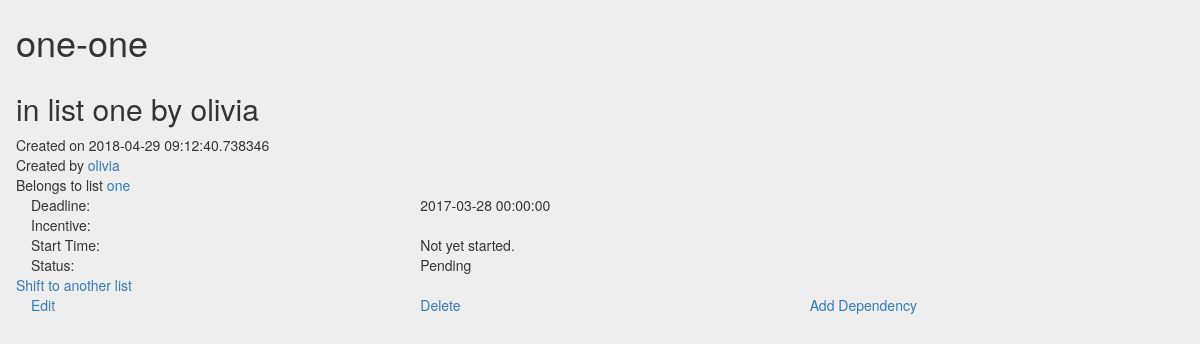
Screenshot of /olivia/list/3/task/1 (signed in) with the database file from the repository.
### models.py (models this page shows, shortened)
class Task(db.Model):
    __tablename__ = 'task-table'
    id = db.Column('task_id', db.Integer, primary_key=True, autoincrement=True)
    create_time = db.Column('create_time', db.DateTime,
                            default=datetime.utcnow)
    start_time = db.Column('start_time', db.DateTime)
    end_time = db.Column('end_time', db.DateTime)
    deadline = db.Column('deadline', db.DateTime, nullable=False)
    user_id = db.Column('user_id', db.Integer, db.ForeignKey(
        'user', ondelete='CASCADE'), nullable=False)
    name = db.Column('name', db.String(100), nullable=False)
    description = db.Column('description', db.String(200))
    status = db.Column('status', db.Enum(
        *['Pending', 'Ongoing', 'Completed']), nullable=False, default='Pending')
    priority = db.Column('priority', db.Boolean, nullable=False, default=False)
    relpriority =  db.Column('relpriority', db.Integer)
    incentive = db.Column('incentive', db.String(200))
    consequences = db.Column('consequences', db.String(200))
    list_id = db.Column('list_id', db.Integer, db.ForeignKey('list.list_id', ondelete='CASCADE'), nullable=False)
    dependent = db.relationship(
    'Task', secondary=dependent_tasks,
    primaryjoin=(dependent_tasks.c.task_id == id),
    secondaryjoin=(dependent_tasks.c.dependent_id == id),
    backref=db.backref('dependent_tasks', lazy='dynamic'), lazy='dynamic')

class User(UserMixin, db.Model):
    id = db.Column('user_id', db.Integer, primary_key=True, autoincrement=True)
    username = db.Column('username', db.String(64), unique=True, nullable=False)
    name = db.Column('name', db.String(120), unique=False, nullable=False)
    dob = db.Column('date_of_birth', db.DateTime, nullable=False)
    email = db.Column('email', db.String(64), nullable=False, unique=True)
    registration_time = db.Column('registration_time',db.DateTime, default=datetime.utcnow)
    password_hash = db.Column('password_hash',db.String(80), nullable=False)
    remember_me = db.Column('remember_me', db.Boolean, unique=False, default=False)
    profile_picture_filename = db.Column('profile_picture_filename', db.String(64))
    profile_picture_url = db.Column('profile_picture_url', db.String(64))
    followed = db.relationship(
    'User', secondary=followers,
    primaryjoin=(followers.c.follower_id == id),
    secondaryjoin=(followers.c.followed_id == id),
    backref=db.backref('followers', lazy='dynamic'), lazy='dynamic')
    tasks = db.relationship(
        'Task',
        backref=db.backref('user', lazy='joined'),
        cascade="all, delete-orphan",
        passive_deletes=True
    )
    lists = db.relationship(
        'List',
        backref=db.backref('user', lazy='joined'),
        cascade="all, delete-orphan",
        passive_deletes=True
    )
    comments = db.relationship(
        'Comment',
        backref= db.backref('user', lazy='joined'),
        cascade="all, delete-orphan",
        passive_deletes=True
    )
    notif = db.relationship(
        'Notif',
        backref= db.backref('user', lazy='joined'),
        cascade="all, delete-orphan",
        passive_deletes=True
    )

class List(db.Model):
    id = db.Column('list_id', db.Integer, primary_key=True, autoincrement=True)
    create_time = db.Column('create_time', db.DateTime, default=datetime.utcnow)
    user_id = db.Column('user_id', db.Integer, db.ForeignKey('user', ondelete='CASCADE'), nullable=False)
    name = db.Column('name', db.String(100), nullable=False)
    description = db.Column('description', db.String(200))
    tasks = db.relationship(
            'Task',
            backref= db.backref('list', lazy='joined'),
            cascade="all, delete-orphan",
            passive_deletes=True
        )
    comments = db.relationship(
            'Comment',
            backref= db.backref('list', lazy='joined'),
            cascade="all, delete-orphan",
            passive_deletes=True
        )
    all_users = db.relationship(
    'User', secondary=shared_lists,
    backref=db.backref('all_lists', lazy='dynamic'), lazy='dynamic')

### api/add_task.py (the view)
@task_blueprint.route('/<user_name>/list/<list_id>/task/<task_id>',methods=['POST','GET'])
@login_required
def show_task(user_name,task_id,list_id):
    list=List.query.get(list_id)
    userid=User.query.filter(User.username==user_name).first().id
    owner=User.query.get(list.user_id)
    is_owner = False
    if list.user_id == userid:
        is_owner = True
    return render_template('showtask.html',is_owner=is_owner,owner=owner,list=list,list_id=list_id,user=User.query.get(userid),task=Task.query.get(task_id),task_id=task_id)

### app.py (called while the page is built)
@login_manager.user_loader
def load_user(user_id):
    return User.query.get(int(user_id))

### models.py (called while the page is built)
@event.listens_for(engine.Engine, 'connect')
def __set_sqlite_pragma(db_conn, conn_record):
    cursor = db_conn.cursor()
    cursor.execute('PRAGMA foreign_keys=ON;')
    cursor.close()

### templates/showtask.html
{% extends 'base.html' %}
{% block content %}
<div class="row"><h1>{{task.name}}</h1></div>
<div class="row"><h2>{{task.description}}</h2></div>
<div class="row">Created on {{task.create_time}}</div>
<div class="row">Created by <a href="/{{user.username}}/friend_profile/{{owner.username}}">{{owner.name}}</a></div>
<div class="row">Belongs to list <a href="/{{user.username}}/list/{{list.id}}">{{list.name}}</a></div>
<div class="row">
	<div class="col-sm-4">Deadline:</div><div class="col-sm-4">{{task.deadline}}</div>
</div>
<div class="row">
	<div class="col-sm-4">Incentive:</div><div class="col-sm-4">{{task.incentive}}</div>
</div>
<div class="row">
	<div class="col-sm-4">Start Time:</div>
	<div class="col-sm-4">
		{% if task.start_time %}
		{{task.start_time}}
		{% else %}
		Not yet started.
		{% endif %}
	</div>
</div>
<div class="row">
	<div class="col-sm-4">Status:</div><div class="col-sm-4">{{task.status}}</div>
</div>
{% if is_owner %}
<div class="row">
	<a href="/{{user.username}}/list/{{list.id}}/task/{{task.id}}/shift_lists">Shift to another list</a>
</div>
<div class="row">
	<div class="col-sm-4"><a href="/{{user.username}}/list/{{list.id}}/task/{{task.id}}/edit">Edit</a></div>
	<div class="col-sm-4"><a href="/{{user.username}}/list/{{list.id}}/task/{{task.id}}/delete">Delete</a></div>
	<div class="col-sm-4"><a href="/{{user.username}}/list/{{list.id}}/task/{{task.id}}/dependency">Add Dependency</a></div>
</div>
{% endif %}
{% endblock %}

### templates/base.html (style rules this page uses)
body { background: #eee; }

### rows the page displays
Task: name "one-one", description "in list one by olivia", create_time "2018-04-29 09:12:40.738346", deadline "2017-03-28 00:00:00", status "Pending"
User: name "olivia"
List: name "one"
